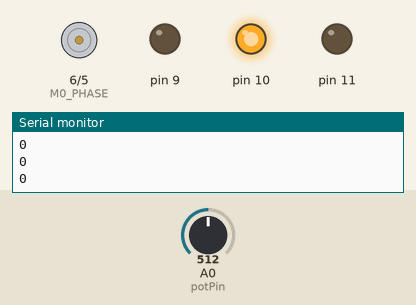
This sketch was run on a simulated Arduino Uno, built with avr-gcc and run on an emulated ATmega328P. Parts: direction and speed pins drawn as motors (green arrow = direction pin HIGH = forward, orange = LOW = backward, longer = more drive), output pins drawn as LEDs (lit = HIGH), the last lines printed to the serial monitor. The inputs (shaded band) are chosen by the test bench; at power-on: A0 (potPin) = 512.

Above: at 1.2 s.
1.3 s: A0 (potPin) set to 490
At 1.6 s:
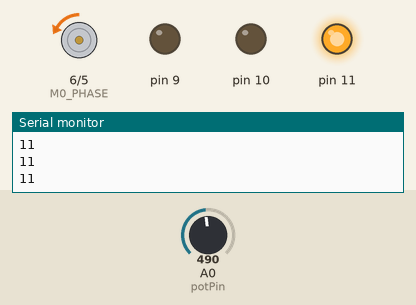
2.8 s: A0 (potPin) set to 534
At 3.8 s:
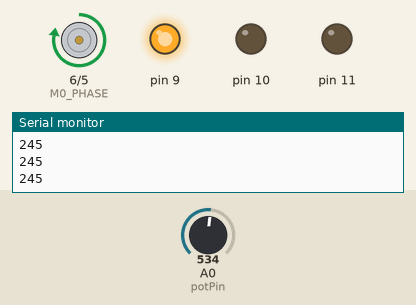
4.3 s: A0 (potPin) set to 716
At 5.0 s:
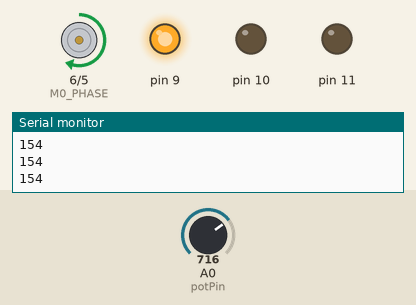
5.8 s: A0 (potPin) set to 514
At 6.8 s:
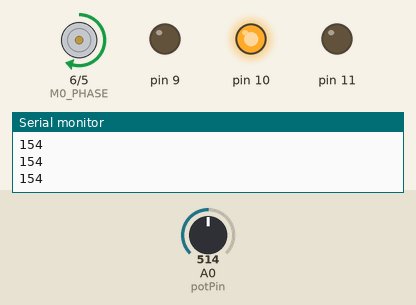
7.3 s: A0 (potPin) set to 306
At 8.5 s:
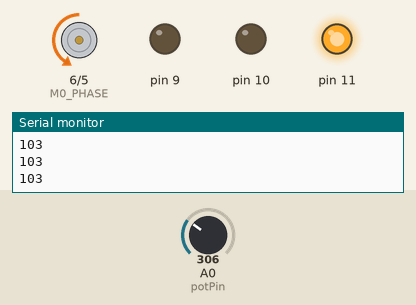
8.8 s: A0 (potPin) set to 122
At 9.7 s:
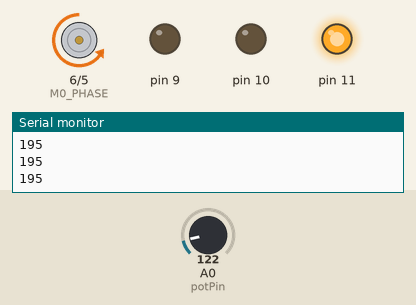
Timing chart, 0 to 11.3 s (numbered marks = the images above; inputs shaded):
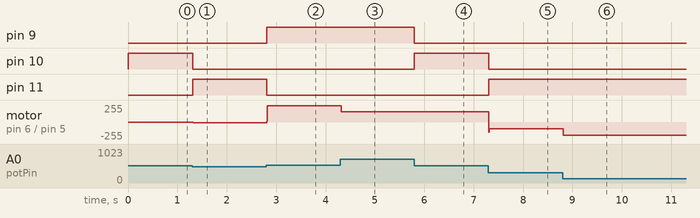

The sketch:

potDCMotor.ino
```cpp
int M0_PWM = 5;     // Set up the M0_PWM pin
int M0_PHASE = 6;   // Set up the M0_PHASE pin
int potPin = 0;     // Set up the potentiometer pin
int potVal;         // Declare a variable to hold the potentiometer value
int motorSpeed;     // Declare a variable to hold the motor speed

void setup() {
  pinMode(M0_PWM, OUTPUT);     // Set M0_PWM as an output pin
  pinMode(M0_PHASE, OUTPUT);   // Set M0_PHASE as an output pin
  digitalWrite(M0_PHASE, HIGH); // Set M0_PHASE to LOW to drive the motor in one direction
  pinMode(9, OUTPUT);
  pinMode(10, OUTPUT);
  pinMode(11, OUTPUT);
  Serial.begin(9600);
}

void loop() {
  // Read the value of the potentiometer
  potVal = analogRead(potPin);

  // Map the potentiometer value to a motor speed value between 0 and 255

  // Decide the motor spin direction based on the potentiometer value
  if (potVal < 500) {
    // Spin the motor in one direction
    digitalWrite(M0_PHASE, LOW);
    motorSpeed = map(potVal, 0, 511, 255, 0);
    digitalWrite(11, HIGH);
    digitalWrite(10, LOW);
    digitalWrite(9, LOW);

  }
  else if (potVal > 524) {
    // Spin the motor in the other direction
    digitalWrite(M0_PHASE, HIGH);
    motorSpeed = map(potVal, 512, 1023, 255, 0);
    digitalWrite(9, HIGH);
    digitalWrite(10, LOW);
    digitalWrite(11, LOW);

  }
  else {
    digitalWrite(10, HIGH);
    digitalWrite(9, LOW);
    digitalWrite(11, LOW);

  }

  delay(10);
  Serial.println(motorSpeed);
  // Set the motor speed based on the potentiometer value
  analogWrite(M0_PWM, motorSpeed);
}
```

Measured:
- after the input at 1.3 s, pin 10: HIGH → LOW at once; pin 11: LOW → HIGH at once; motor on pin 6 (M0_PHASE) / pin 5 (M0_PWM): stopped → backward 11/255 at once
- after the input at 2.8 s, pin 9: LOW → HIGH at once; pin 11: HIGH → LOW at once; motor on pin 6 (M0_PHASE) / pin 5 (M0_PWM): backward 11/255 → forward 245/255 at once
- after the input at 4.3 s, motor on pin 6 (M0_PHASE) / pin 5 (M0_PWM): forward 245/255 → forward 154/255 at once
- after the input at 5.8 s, pin 9: HIGH → LOW at once; pin 10: LOW → HIGH at once
- after the input at 7.3 s, pin 10: HIGH → LOW at once; pin 11: LOW → HIGH at once; motor on pin 6 (M0_PHASE) / pin 5 (M0_PWM): forward 154/255 → backward 103/255 at once
- after the input at 8.8 s, motor on pin 6 (M0_PHASE) / pin 5 (M0_PWM): backward 103/255 → backward 195/255 at once
